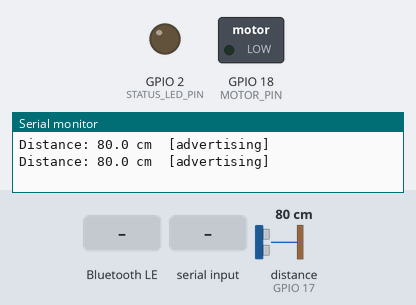
Recording of a sketch running on a simulated ESP32. Shown: switched loads named in the sketch (green lamp = pin HIGH), output pins drawn as LEDs (lit = HIGH), the last lines printed to the serial monitor. Wiring (inferred from the names in the program): ultrasonic range finder: trigger GPIO 5; echo GPIO 17. The inputs (shaded band) are chosen by the test bench; at power-on: distance to the obstacle (sensor on GPIO 17) 80 cm. The echo pulse lasts 58.3 µs per cm; nothing arrives over Bluetooth unless stated; a phone connects over Bluetooth LE 3 s after start; pins used as bus, display or sensor lines are not drawn.

Above: at 1.2 s.
1.3 s: Bluetooth LE write "RIGHT" received
At 4.0 s:
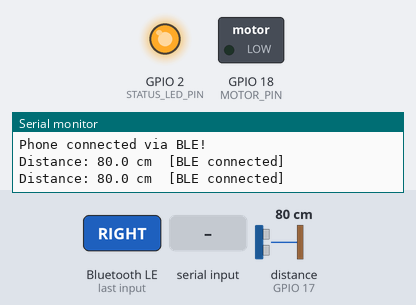
4.3 s: "LEFT\n" received over Serial
At 4.37 s:
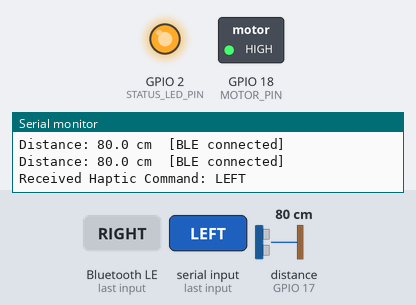
5.9 s: Bluetooth LE write "1" received
At 7.0 s:
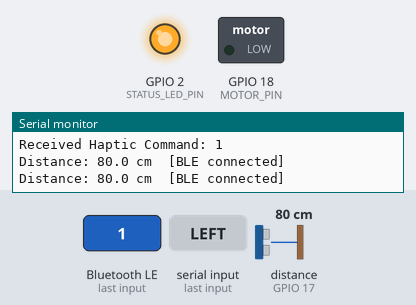
7.4 s: "CENTER\n" received over Serial
8.9 s: Bluetooth LE write "NEAR" received
At 9.9 s:
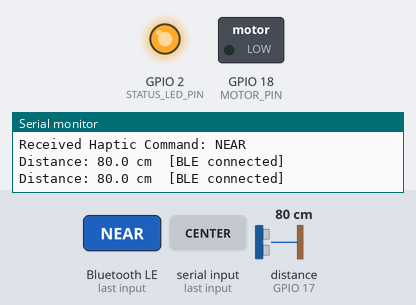
Timing chart, 0 to 11.9 s (numbered marks = the images above; inputs shaded):
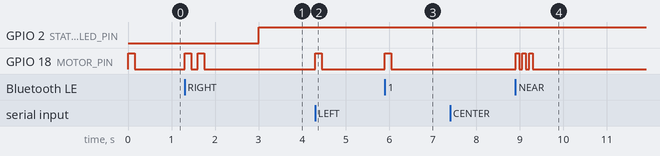

Measured:
- after the input at 1.3 s, GPIO 18 (MOTOR_PIN): alternates HIGH for 0.15 s and LOW for 0.15 s, 4 changes in all, then stays LOW, starting at once
- after the input at 4.3 s, GPIO 18 (MOTOR_PIN): LOW → HIGH at once, → LOW 0.15 s later
- after the input at 5.9 s, GPIO 18 (MOTOR_PIN): LOW → HIGH at once, → LOW 0.15 s later
- after the input at 8.9 s, GPIO 18 (MOTOR_PIN): alternates HIGH for 0.08 s and LOW for 0.07 s, 6 changes in all, then stays LOW, starting at once

The sketch:

esp32_wristband.ino
```cpp
/*
 * SENSE — Assistive Wearable Wristband (ESP32)
 *
 * Hardware:
 *  - ESP32 Development Board (ESP32 Dev Module)
 *  - 1 vibration motor on GPIO 18 via NPN transistor / logic-level MOSFET (+ flyback diode)
 *  - HC-SR04 ultrasonic sensor: VCC=5V(VIN), GND, TRIG=GPIO 5,
 *    ECHO=GPIO 17 THROUGH A VOLTAGE DIVIDER (1k series, 2k to GND) — echo is 5 V
 *  - Status LED on GPIO 2 (on-board), lit while the phone is connected
 *
 * BLE Architecture (must match mobile/lib/core/constants/app_constants.dart):
 *  - Advertises as: "SENSE-Wristband"
 *  - Service UUID: 0000FEED-0000-1000-8000-00805F9B34FB
 *  - Command Char (Write): 0000BEEF-...  phone -> ESP32, ASCII: LEFT/RIGHT/CENTER/NEAR/TOUCHING/STOP
 *  - Telemetry Char (Notify): 0000CAFE-... ESP32 -> phone, ASCII distance in cm, e.g. "42.5"
 *
 * Haptic patterns (single motor):
 *  LEFT 1 short | RIGHT 2 short | CENTER 1 long | NEAR 3 rapid | TOUCHING continuous | STOP off
 */

#include <BLEDevice.h>
#include <BLEServer.h>
#include <BLEUtils.h>
#include <BLE2902.h>

// Pin definitions (adjust according to your wiring)
#define MOTOR_PIN       18
#define TRIG_PIN        5
#define ECHO_PIN        17
#define STATUS_LED_PIN  2

// BLE UUIDs
#define DEVICE_NAME         "SENSE-Wristband"
#define SERVICE_UUID        "0000FEED-0000-1000-8000-00805F9B34FB"
#define CHAR_COMMAND_UUID   "0000BEEF-0000-1000-8000-00805F9B34FB"
#define CHAR_TELEMETRY_UUID "0000CAFE-0000-1000-8000-00805F9B34FB"

// Timing
const uint32_t SAMPLE_MS          = 60;     // HC-SR04 ping interval (>= 60 ms avoids echo overlap)
const uint32_t NOTIFY_MS          = 150;    // distance notification interval
const uint32_t ECHO_TIMEOUT_US    = 25000;  // ~4 m max range
const float    MAX_RANGE_CM       = 400.0;
const uint32_t TOUCHING_REFRESH_MS = 3000;  // continuous buzz stops if the phone stops confirming
const uint32_t SERIAL_LOG_MS      = 500;

BLEServer* pServer = NULL;
BLECharacteristic* pCommandChar = NULL;
BLECharacteristic* pTelemetryChar = NULL;
volatile bool deviceConnected = false;
bool oldDeviceConnected = false;

// ---------- Vibration pattern player (non-blocking) ----------
// Each pattern is a list of ON/OFF durations in ms, starting with ON.
struct Pattern { const uint16_t* steps; uint8_t count; };
const uint16_t P_LEFT[]   = {150};
const uint16_t P_RIGHT[]  = {150, 150, 150};
const uint16_t P_CENTER[] = {600};
const uint16_t P_NEAR[]   = {80, 70, 80, 70, 80};

const Pattern* activePattern = NULL;
Pattern currentPattern;
uint8_t stepIndex = 0;
uint32_t stepStart = 0;
bool continuousBuzz = false;
uint32_t continuousSince = 0;

// Command written from the BLE callback, consumed in loop() (keeps the BLE task short)
volatile bool pendingCommand = false;
String pendingValue;
portMUX_TYPE cmdMux = portMUX_INITIALIZER_UNLOCKED;

void motor(bool on) { digitalWrite(MOTOR_PIN, on ? HIGH : LOW); }

void playPattern(const uint16_t* steps, uint8_t count) {
  continuousBuzz = false;
  currentPattern = {steps, count};
  activePattern = &currentPattern;
  stepIndex = 0;
  stepStart = millis();
  motor(true);
}

void stopAll() {
  activePattern = NULL;
  continuousBuzz = false;
  motor(false);
}

void triggerHaptic(String cmd) {
  cmd.trim();
  cmd.toUpperCase();
  Serial.print("Received Haptic Command: ");
  Serial.println(cmd);

  if (cmd == "LEFT" || cmd == "1") {
    playPattern(P_LEFT, sizeof(P_LEFT) / sizeof(P_LEFT[0]));
  } else if (cmd == "RIGHT" || cmd == "2") {
    playPattern(P_RIGHT, sizeof(P_RIGHT) / sizeof(P_RIGHT[0]));
  } else if (cmd == "CENTER" || cmd == "3") {
    playPattern(P_CENTER, sizeof(P_CENTER) / sizeof(P_CENTER[0]));
  } else if (cmd == "NEAR" || cmd == "4") {
    playPattern(P_NEAR, sizeof(P_NEAR) / sizeof(P_NEAR[0]));
  } else if (cmd == "TOUCHING" || cmd == "5") {
    activePattern = NULL;
    continuousBuzz = true;
    continuousSince = millis();
    motor(true);
  } else if (cmd == "STOP" || cmd == "0") {
    stopAll();
  } else {
    Serial.println("  (unknown command ignored)");
  }
}

void updateMotor(uint32_t now) {
  if (continuousBuzz) {
    if (now - continuousSince > TOUCHING_REFRESH_MS) {
      Serial.println("TOUCHING timed out -> motor off");
      stopAll();
    }
    return;
  }
  if (!activePattern) return;
  if (now - stepStart < activePattern->steps[stepIndex]) return;
  stepIndex++;
  stepStart = now;
  if (stepIndex >= activePattern->count) {
    stopAll();
    return;
  }
  motor(stepIndex % 2 == 0);  // even steps ON, odd steps OFF
}

// ---------- HC-SR04 distance (median of last 3 readings) ----------
float samples[3] = {-1, -1, -1};
uint8_t sampleIdx = 0;
float distanceCm = -1;  // -1 = no echo / out of range

float readDistanceOnce() {
  digitalWrite(TRIG_PIN, LOW);
  delayMicroseconds(2);
  digitalWrite(TRIG_PIN, HIGH);
  delayMicroseconds(10);
  digitalWrite(TRIG_PIN, LOW);
  unsigned long duration = pulseIn(ECHO_PIN, HIGH, ECHO_TIMEOUT_US);
  if (duration == 0) return -1;
  float cm = duration * 0.0343f / 2.0f;
  return (cm < 2.0f || cm > MAX_RANGE_CM) ? -1 : cm;
}

float median3(float a, float b, float c) {
  if (a > b) { float t = a; a = b; b = t; }
  if (b > c) { float t = b; b = c; c = t; }
  if (a > b) { float t = a; a = b; b = t; }
  return b;
}

void sampleDistance() {
  samples[sampleIdx] = readDistanceOnce();
  sampleIdx = (sampleIdx + 1) % 3;
  int valid = 0;
  float v[3];
  for (int i = 0; i < 3; i++) if (samples[i] > 0) v[valid++] = samples[i];
  if (valid == 3) distanceCm = median3(v[0], v[1], v[2]);
  else if (valid == 2) distanceCm = (v[0] + v[1]) / 2.0f;
  else if (valid == 1) distanceCm = v[0];
  else distanceCm = -1;
}

// ---------- BLE callbacks ----------
class MyServerCallbacks : public BLEServerCallbacks {
  void onConnect(BLEServer* server) override {
    deviceConnected = true;
    digitalWrite(STATUS_LED_PIN, HIGH);
    Serial.println("Phone connected via BLE!");
  }

  void onDisconnect(BLEServer* server) override {
    deviceConnected = false;
    digitalWrite(STATUS_LED_PIN, LOW);
    Serial.println("Phone disconnected. Advertising restarted.");
  }
};

class CommandCallbacks : public BLECharacteristicCallbacks {
  void onWrite(BLECharacteristic* pCharacteristic) override {
    String value = pCharacteristic->getValue().c_str();
    if (value.length() == 0) return;
    portENTER_CRITICAL(&cmdMux);
    pendingValue = value;
    pendingCommand = true;
    portEXIT_CRITICAL(&cmdMux);
  }
};

void setup() {
  Serial.begin(115200);
  pinMode(MOTOR_PIN, OUTPUT);
  pinMode(TRIG_PIN, OUTPUT);
  pinMode(ECHO_PIN, INPUT);
  pinMode(STATUS_LED_PIN, OUTPUT);
  motor(false);
  digitalWrite(TRIG_PIN, LOW);

  BLEDevice::init(DEVICE_NAME);
  pServer = BLEDevice::createServer();
  pServer->setCallbacks(new MyServerCallbacks());

  BLEService* pService = pServer->createService(SERVICE_UUID);

  pCommandChar = pService->createCharacteristic(
    CHAR_COMMAND_UUID,
    BLECharacteristic::PROPERTY_WRITE | BLECharacteristic::PROPERTY_WRITE_NR
  );
  pCommandChar->setCallbacks(new CommandCallbacks());

  pTelemetryChar = pService->createCharacteristic(
    CHAR_TELEMETRY_UUID,
    BLECharacteristic::PROPERTY_READ | BLECharacteristic::PROPERTY_NOTIFY
  );
  pTelemetryChar->addDescriptor(new BLE2902());

  pService->start();

  BLEAdvertising* pAdvertising = BLEDevice::getAdvertising();
  pAdvertising->addServiceUUID(SERVICE_UUID);
  pAdvertising->setScanResponse(true);
  pAdvertising->setMinPreferred(0x06);
  pAdvertising->setMinPreferred(0x12);
  BLEDevice::startAdvertising();

  // Boot self-test: one short buzz so you can feel the motor works.
  playPattern(P_LEFT, 1);
  Serial.println("SENSE Wristband BLE Server is ready and advertising.");
  Serial.println("Wiring: MOTOR=GPIO18 TRIG=GPIO5 ECHO=GPIO17(divider) LED=GPIO2");
  Serial.println("Tip: type LEFT/RIGHT/CENTER/NEAR/TOUCHING/STOP here to test the motor without the phone.");
}

uint32_t lastSample = 0, lastNotify = 0, lastLog = 0;
String serialLine;

void loop() {
  uint32_t now = millis();

  if (pendingCommand) {
    portENTER_CRITICAL(&cmdMux);
    String value = pendingValue;
    pendingCommand = false;
    portEXIT_CRITICAL(&cmdMux);
    triggerHaptic(value);
  }

  // Serial Monitor test commands (115200 baud, newline)
  while (Serial.available()) {
    char ch = Serial.read();
    if (ch == '\n' || ch == '\r') {
      if (serialLine.length()) triggerHaptic(serialLine);
      serialLine = "";
    } else if (serialLine.length() < 16) {
      serialLine += ch;
    }
  }

  updateMotor(now);

  if (now - lastSample >= SAMPLE_MS) {
    lastSample = now;
    sampleDistance();
  }

  if (deviceConnected && distanceCm > 0 && now - lastNotify >= NOTIFY_MS) {
    lastNotify = now;
    char buf[12];
    snprintf(buf, sizeof(buf), "%.1f", distanceCm);
    pTelemetryChar->setValue((uint8_t*)buf, strlen(buf));
    pTelemetryChar->notify();
  }

  if (now - lastLog >= SERIAL_LOG_MS) {
    lastLog = now;
    Serial.print("Distance: ");
    if (distanceCm > 0) { Serial.print(distanceCm, 1); Serial.print(" cm"); }
    else Serial.print("-- (no echo)");
    Serial.println(deviceConnected ? "  [BLE connected]" : "  [advertising]");
  }

  // Handle reconnect advertising
  if (!deviceConnected && oldDeviceConnected) {
    stopAll();
    delay(300);
    pServer->startAdvertising();
    oldDeviceConnected = false;
  }
  if (deviceConnected && !oldDeviceConnected) {
    oldDeviceConnected = true;
  }

  delay(5);
}
```
